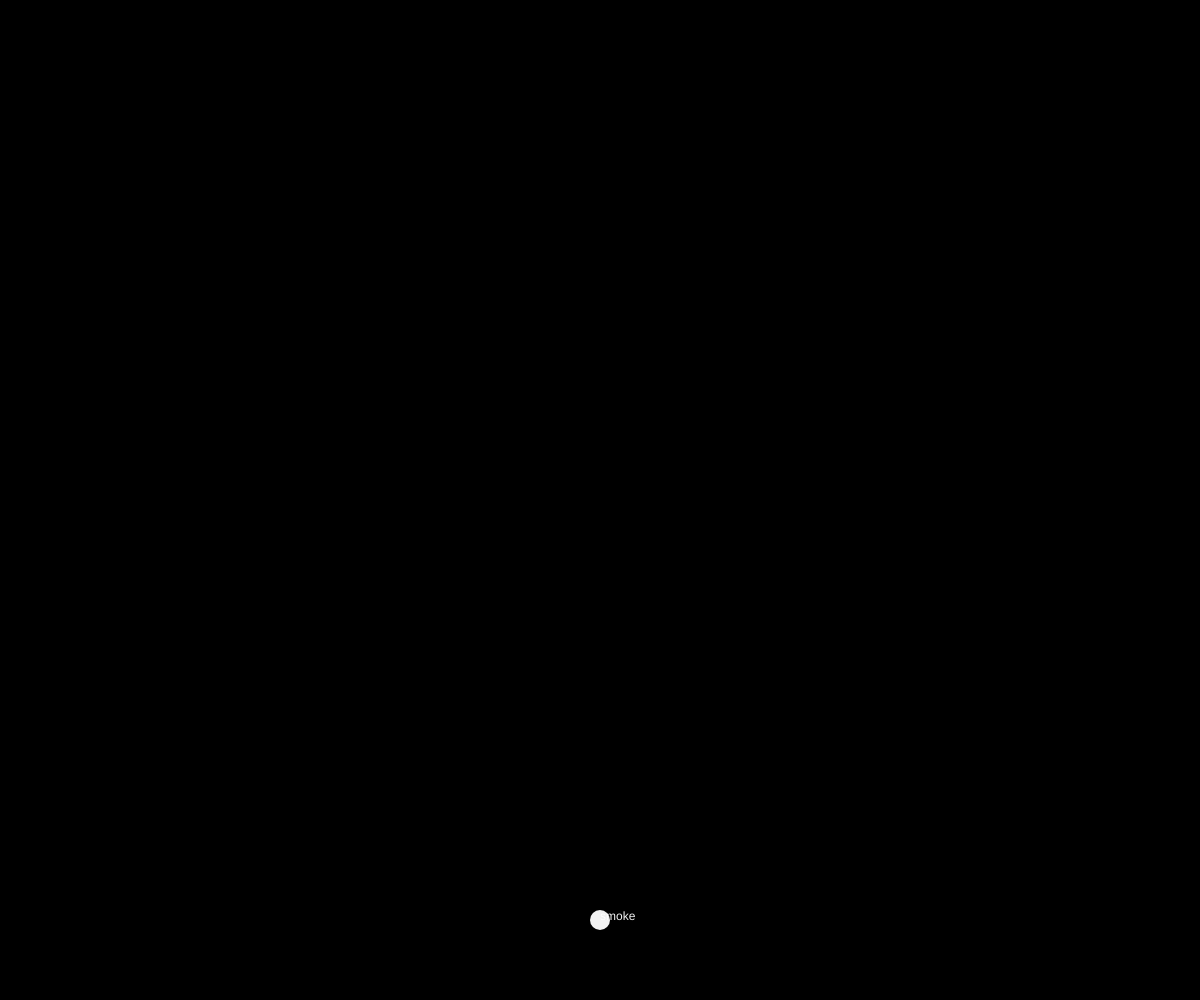
Frame 1 (no input)
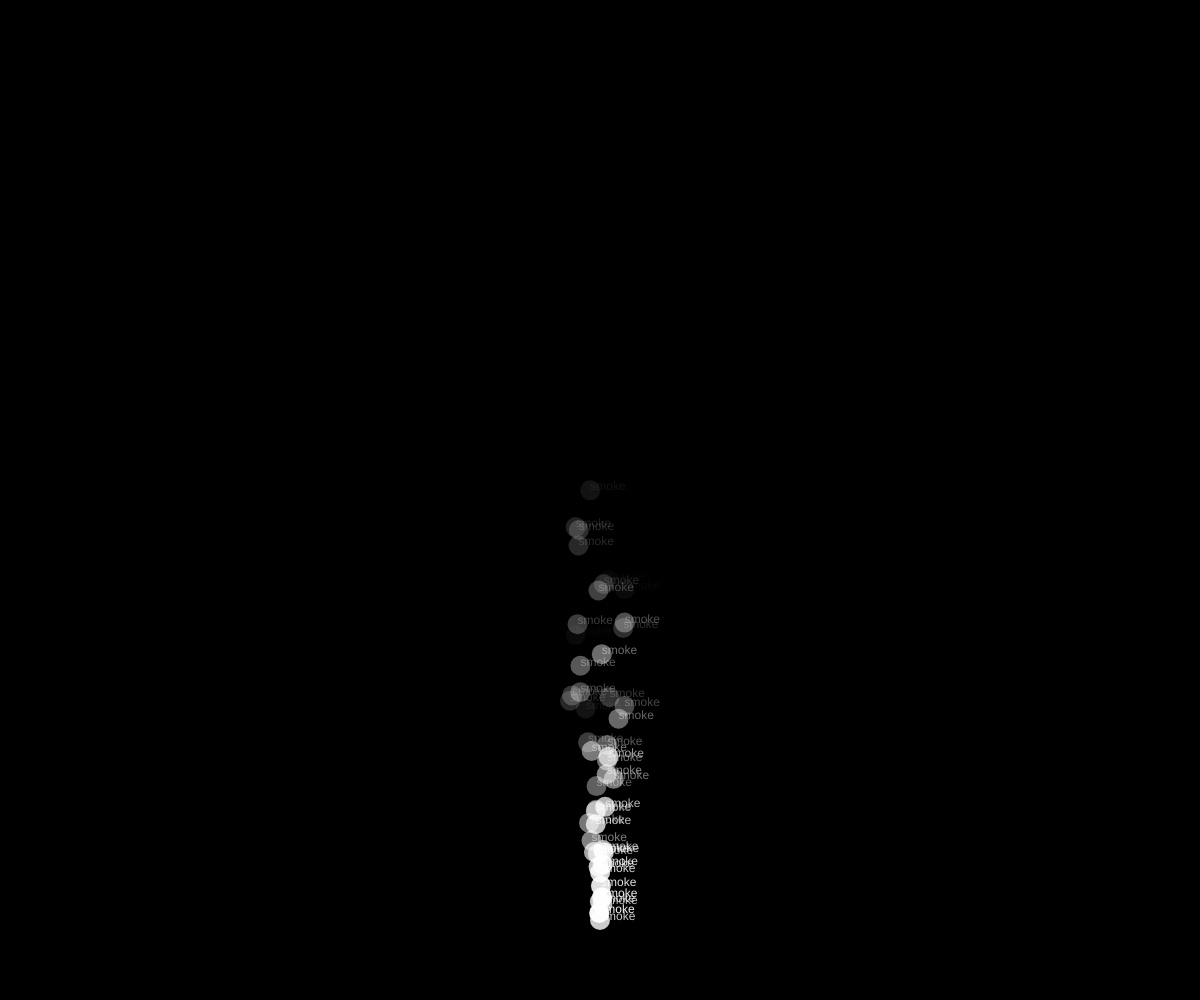
Frame 60 (no input)
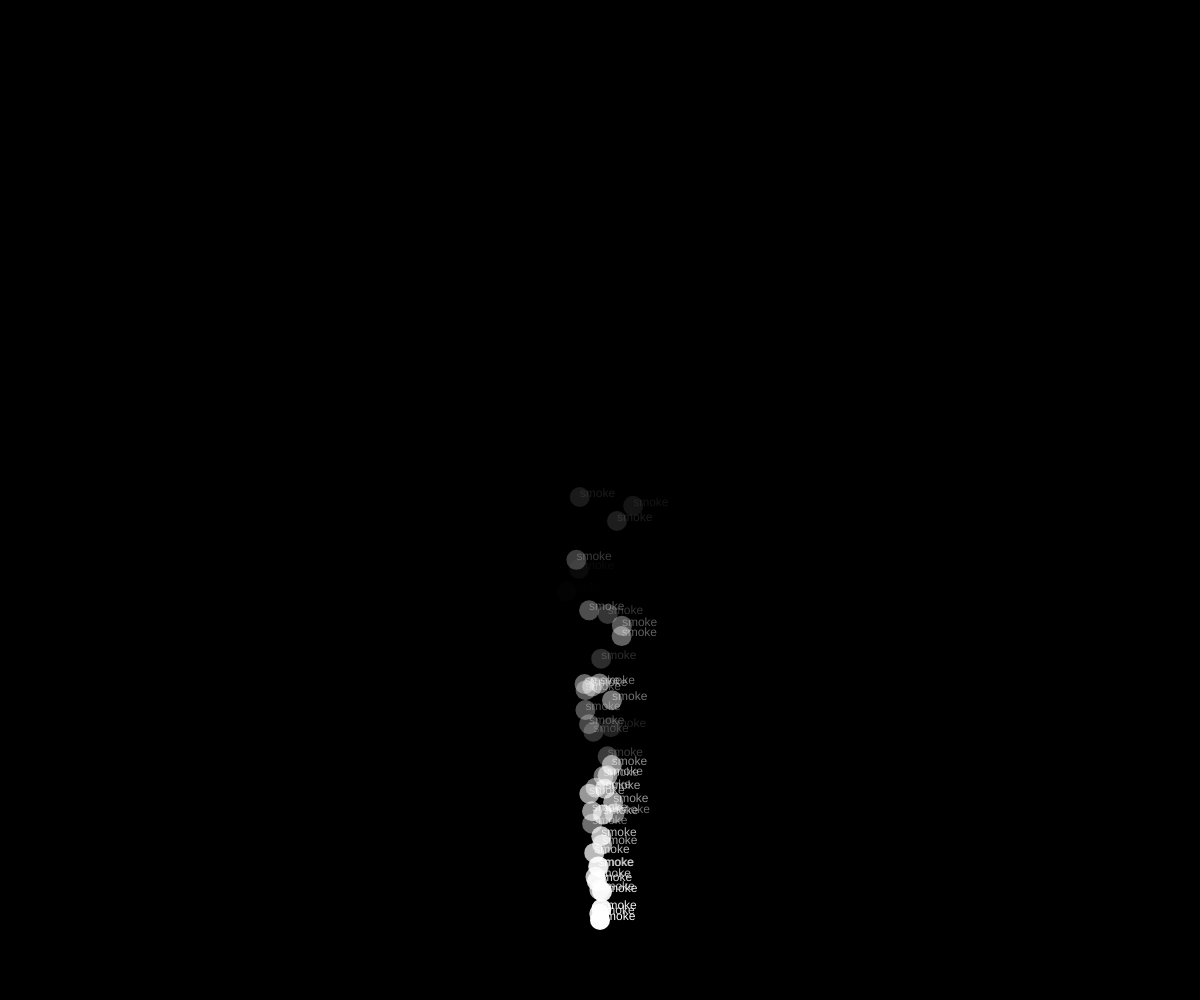
Frame 120 (the mouse pressed at the canvas centre since frame 60)

The p5.js sketch that drew these frames (run headless with seeded random() and noise() and a simulated clock; from frame 60 on, the mouse is pressed at the canvas centre):

// p5.js sketch
// ── sketch.js
let cars = [];

function setup() {
  createCanvas(windowWidth, windowHeight);

  // Spawn one object

//   for(let i = 0 ; i < 20; i++) {
//   cars.push(new Car());
// }
noStroke();
}

function draw() {
  background("black");
  cars.push(new Car());

for(let i = 0 ; i < cars.length; i++) {
  cars[i].display();
  cars[i].move();
  if (cars[i].a <= 0) {
    cars.splice(i, 1);
  }
  }
}




class Car {

  // constructor and attributes
  constructor() {
    this.pos = createVector(width/2, height-80) ;
    this.vel = createVector(random(-.8,.8), random(-10,-5)) ;
    this.r = 255;//random(255);
    this.g = 255;//random(255);
    this.b = 255;//random(255);
    this.a = random(200,255); // initialize your attributes here

  }

  // methods

  display() {
    fill(this.r, this.g, this.b, this.a);
    text("smoke",this.pos.x, this.pos.y,);
    ellipse(this.pos.x, this.pos.y, 20);
  }

  move() {
    this.pos.add(this.vel);
    this.a = this.a -5;
    // if (this.pos.x > width) this.pos.x = 0;
    // if (this.pos.x < 0) this.pos.x = width;
    // if (this.pos.y > height) this.pos.y = 0;
    // if (this.pos.y < 0) this.pos.y = height;
  }

}
